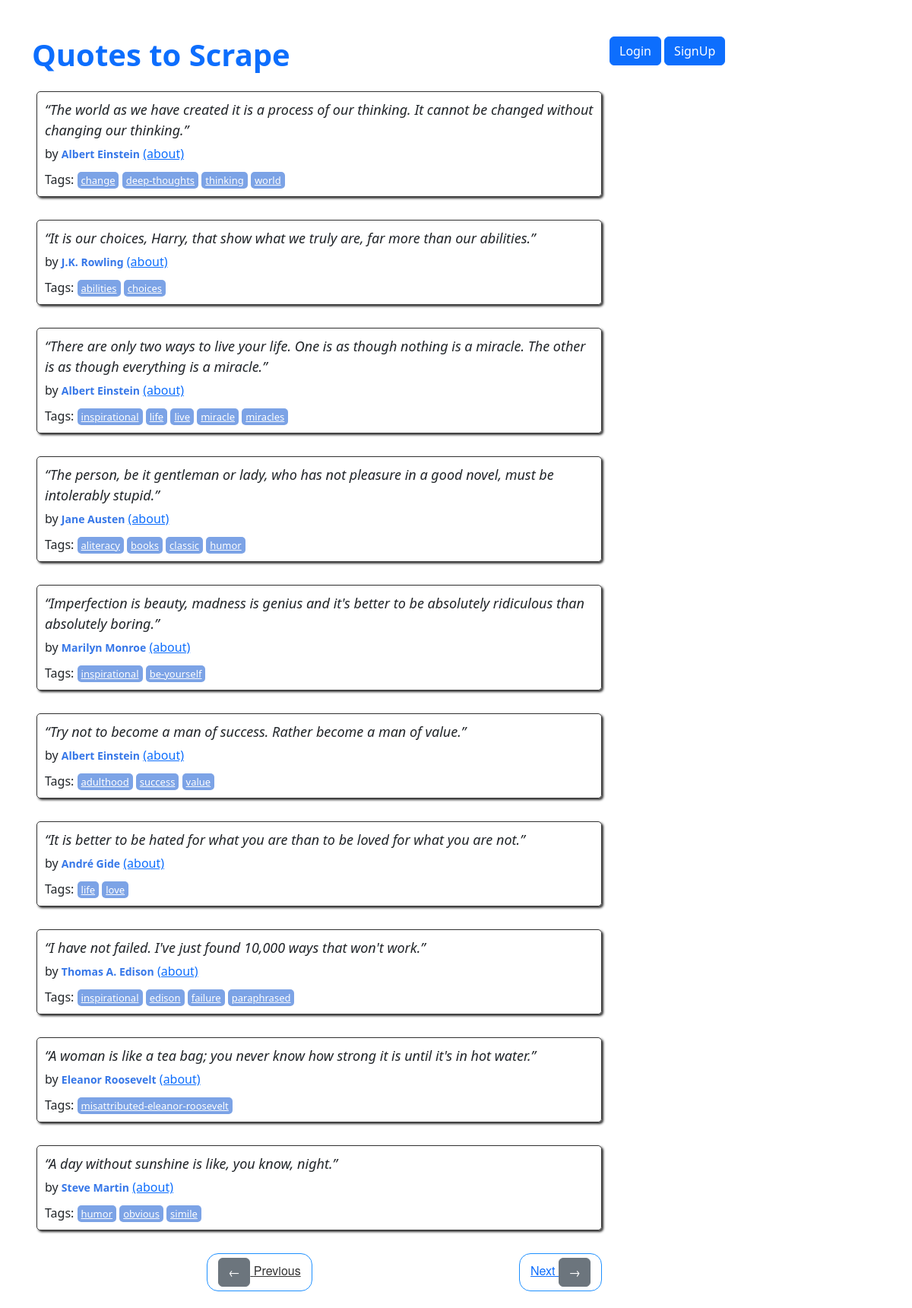
The page / on the database its author committed.
### quotes/models.py (models this page shows)
class Quote(models.Model):
    user = models.ForeignKey(User, on_delete=models.CASCADE, default=None, null=True)
    quote = models.TextField()
    tags = models.ManyToManyField(Tag)
    author = models.ForeignKey(Author, on_delete=models.CASCADE, default=None, null=False)
    created_at = models.DateTimeField(auto_now_add=True)

class Author(models.Model):
    fullname = models.CharField(max_length=64, null=False, unique=True)
    born_date = models.CharField(max_length=64)
    born_location = models.CharField(max_length=256)
    description = models.TextField()
    user = models.ForeignKey(User, on_delete=models.CASCADE, default=None, null=True)
    created_at = models.DateTimeField(auto_now_add=True)

class Tag(models.Model):
    name = models.CharField(max_length=16, null=False, unique=True)
    class Meta:
        verbose_name_plural = "Tags"
        verbose_name = "Tag"

### quotes/views.py (the view)
# urls.py: path('', main, name = 'root'),
def main(request, page = 1):
    quotes = Quote.objects.all()
    elem_per_page = 10
    paginator = Paginator(list(quotes), elem_per_page)
    quotes_on_page = paginator.page(page)
    return render(request, "quotes/index.html", context={"quotes": quotes_on_page})

### quotes/templatetags/extract_authors.py (called while the page is built)
@register.filter(name='author')
def get_author(author):
    author_id = author.id if hasattr(author, 'id') else None
    author_instance = Author.objects.filter(id=author_id).first()
    if author_instance:
        return author_instance.fullname
    return ''

### quotes/templates/quotes/index.html (shortened to what this page needs)
{% extends 'quotes/base.html' %}
{% load extract_authors %}
{% block content %}
<div class="row">
    <div class="col-md-8">
    {% for quote in quotes %}
    <div class="quote ms-5" itemscope="" itemtype="http://schema.org/CreativeWork">
        <span class="text" itemprop="text">
            {{quote.quote}}
        </span>
        <span>
            by <small class="author" itemprop="author">{{ quote.author|author }}</small>
            <a href="{% url 'quotes:author_detail' author_id=quote.author.id %}" target="_self">(about)</a>
        </span>
        <div class="tags">
            Tags:
            {% for tag in quote.tags.all %}
                <a class="tag" href="{% url 'quotes:tag_quotes' tag_name=tag.name %}">{{ tag.name }}</a>
            {% endfor %}
        </div>
    </div>
    {% endfor %}
    <nav>
        <ul class="pager">
            <li class="previous">
                <a class="{% if not quotes.has_previous %} disabled {% endif %}"
                href="{% if quotes.has_previous %} {% url 'quotes:root_paginate' quotes.previous_page_number %} {% else %} # {% endif %}">
                    <span class="btn btn-secondary" aria-hidden="true">←</span> Previous</a>
            </li>
            <li class="next" class="btn btn-secondary">
                <a class="{% if not quotes.has_next %} disabled {% endif %}"
                href="{% if quotes.has_next %} {% url 'quotes:root_paginate' quotes.next_page_number %} {% else %} # {% endif %}">
                Next <span class="btn btn-secondary" aria-hidden="true">→</span></a>
            </li>
        </ul>
    </nav>
    </div>
</div>
{% endblock %}

### quotes/templates/quotes/base.html (shortened to what this page needs)
<!DOCTYPE html>
<html lang="en">
<head>
    <link href="https://cdn.jsdelivr.net/npm/bootstrap@5.3.2/dist/css/bootstrap.min.css" rel="stylesheet"
>
    {% load static %}
    <link rel="stylesheet" href="{% static 'quotes/style.css' %}">
</head>
<body>
    <div class="container">
        <div class="row header-box pt-5 mb-3">
            <div class="col-md-8">
                <h1>
                    <a href="/" style="text-decoration: none"><b>Quotes to Scrape</b></a>
                </h1>
            </div>
            <div class="col-md-4">
                <p>
                    {% if user.is_authenticated %}
                    <a href="{% url 'quotes:add_quote' %}"class="btn btn-primary">Add quote</a>
                    <a href="{% url 'users:logout' %}" class="btn btn-primary">Logout</a>
                    {% else %}
                    <a href="{% url 'users:login' %}" class="btn btn-primary">Login</a>
                    <a href="{% url 'users:signup' %}" class="btn btn-primary">SignUp</a>
                    {% endif %}
                </p>
            </div>
        </div>
    </div>
    {% block content %}
    {% endblock %}
</body>
</html>

### quotes/static/quotes/style.css (style rules this page uses)
.quote { padding: 10px; margin-bottom: 30px; border: 1px solid #333333; border-radius: 5px; box-shadow: 2px 2px 3px #333333; }
.quote span.text { display: block; margin-bottom: 5px; font-size: large; font-style: italic; }
.quote small.author { font-weight: bold; color: #3677E8; }
.quote .tags { margin-top: 10px; }
.tag { padding: 2px 5px; border-radius: 5px; color: white; font-size: small; background-color: #7CA3E6; }
.pager { font-family: "Raleway","Helvetica Neue",Helvetica,Arial,sans-serif; }
.pager { padding-left: 0; margin: 22px 0; list-style: none; text-align: center; }
.pager li { display: inline; }
.pager .next > a, .pager .next > span { float: right; }
.pager li > a, .pager li > span { display: inline-block; padding: 5px 14px; background-color: #ffffff; border: 1px solid dodgerblue; border-radius: 15px; }
.disabled { color: #333333; cursor: not-allowed; }
.col-md-4 { width: 33.33333333%; }
.col-md-8 { width: 66.66666667%; }

### rows shown on the page
Quote: quote "“The world as we have created it is a process of our thinking. It cannot be changed without changing our thinking.”", author|author "Albert Einstein"
Tag: name "change"
Tag: name "deep-thoughts"
Tag: name "thinking"
Tag: name "world"
Quote: quote "“It is our choices, Harry, that show what we truly are, far more than our abilities.”", author|author "J.K. Rowling"
Tag: name "abilities"
Tag: name "choices"
Quote: quote "“There are only two ways to live your life. One is as though nothing is a miracle. The other is as though everything is a miracle.”", author|author "Albert Einstein"
Tag: name "inspirational"
Tag: name "life"
Tag: name "live"
Tag: name "miracle"
Tag: name "miracles"
Quote: quote "“The person, be it gentleman or lady, who has not pleasure in a good novel, must be intolerably stupid.”", author|author "Jane Austen"
Tag: name "aliteracy"
Tag: name "books"
Tag: name "classic"
Tag: name "humor"
Quote: quote "“Imperfection is beauty, madness is genius and it's better to be absolutely ridiculous than absolutely boring.”", author|author "Marilyn Monroe"
Tag: name "be-yourself"
Quote: quote "“Try not to become a man of success. Rather become a man of value.”", author|author "Albert Einstein"
Tag: name "adulthood"
Tag: name "success"
Tag: name "value"
Quote: quote "“It is better to be hated for what you are than to be loved for what you are not.”", author|author "André Gide"
Tag: name "love"
Quote: quote "“I have not failed. I've just found 10,000 ways that won't work.”", author|author "Thomas A. Edison"
Tag: name "edison"
Tag: name "failure"
Tag: name "paraphrased"
Quote: quote "“A woman is like a tea bag; you never know how strong it is until it's in hot water.”", author|author "Eleanor Roosevelt"
Tag: name "misattributed-eleanor-roosevelt"
Quote: quote "“A day without sunshine is like, you know, night.”", author|author "Steve Martin"
Tag: name "obvious"
Tag: name "simile"
